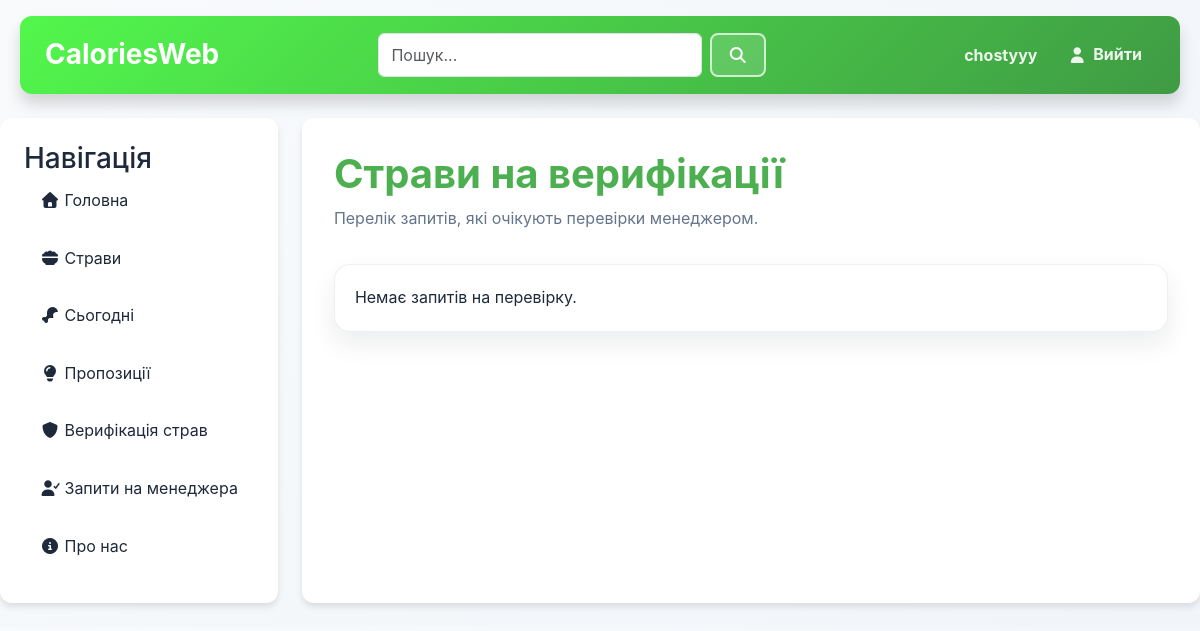
Before: /meals/verification/ (signed in) with the older database file.
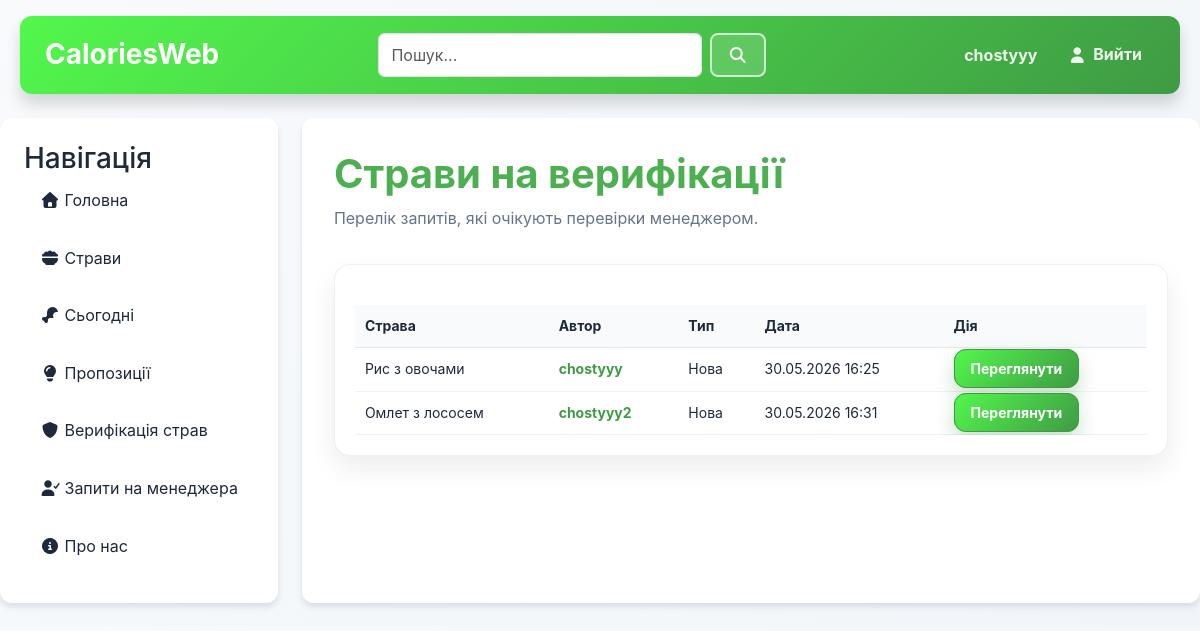
After: the same page with the newer database file.
### meals/models.py (models this page shows, shortened)
class MealVerification(models.Model):
    STATUS_CHOICES = [
        ('draft', 'Чернетка'),
        ('pending', 'На перевірці'),
        ('approved', 'Схвалено'),
        ('rejected', 'Відхилено'),
        ('banned', 'Заблоковано'),
    ]
    author = models.ForeignKey(User, on_delete=models.CASCADE, related_name='meal_verifications')
    original_meal = models.ForeignKey('Meal', on_delete=models.SET_NULL, null=True, blank=True, related_name='verification_requests')
    name = models.CharField(max_length=100)
    grams = models.PositiveIntegerField(default=100)
    recipe = models.TextField(null=True, blank=True)
    link = models.URLField(null=True, blank=True)
    image = models.ImageField(upload_to='meal_verifications/', null=True, blank=True)
    status = models.CharField(max_length=12, choices=STATUS_CHOICES, default='draft')
    created_at = models.DateTimeField(auto_now_add=True)
    reviewed_at = models.DateTimeField(null=True, blank=True)
    reviewed_by = models.ForeignKey(User, on_delete=models.SET_NULL, null=True, blank=True, related_name='verified_meals')
    review_comment = models.TextField(null=True, blank=True)

### meals/views.py (the view)
# urls.py: path('verification/', views.verification_list, name='verification_list'),
def verification_list(request):
    if not _can_verify_meals(request.user):
        return redirect("main:home")
    pending_items = MealVerification.objects.filter(status="pending").select_related(
        "author",
        "original_meal",
    ).order_by("created_at")
    return render(request, "meals/verification_list.html", {
        "pending_items": pending_items,
    })

### meals/views.py (called while the page is built)
def _get_user_details(user):
    if not user.is_authenticated:
        return None
    return getattr(user, "details", None)

def _is_admin(user):
    details = _get_user_details(user)
    return bool(details and details.role == "admin") or getattr(user, "is_superuser", False)

def _can_manage_meals(user):
    details = _get_user_details(user)
    return bool(details and details.account_status == "active" and not details.is_banned)

def _can_verify_meals(user):
    return _can_manage_meals(user) and (_is_admin(user) or _is_manager(user))

### meals/templates/meals/verification_list.html (shortened to what this page needs)
{% extends "main/layout.html" %}
{% load static %}
{% block extra_css %}
    <link rel="stylesheet" href="{% static 'meals/css/meal_detail.css' %}">
{% endblock %}
{% block content %}
    <h1>Страви на верифікації</h1>
    <p>Перелік запитів, які очікують перевірки менеджером.</p>
    <section class="meal-detail-card">
        {% if pending_items %}
            <div class="meal-detail-table-wrap">
                <table class="meal-detail-table">
                    <tr>
                        <th>Страва</th>
                        <th>Автор</th>
                        <th>Тип</th>
                        <th>Дата</th>
                        <th>Дія</th>
                    </tr>
                    {% for item in pending_items %}
                        <tr>
                            <td>{{ item.name }}</td>
                            <td><a class="profile-user-link" href="{% url 'user:user_detail' item.author.id %}">{{ item.author.username }}</a></td>
                            <td>{% if item.original_meal %}Оновлення{% else %}Нова{% endif %}</td>
                            <td>{{ item.created_at|date:"d.m.Y H:i" }}</td>
                            <td>
                                <a class="meal-detail-submit" href="{% url 'meals:verification_detail' item.id %}">Переглянути</a>
                            </td>
                        </tr>
                    {% endfor %}
                </table>
            </div>
        {% else %}
            <p>Немає запитів на перевірку.</p>
        {% endif %}
    </section>
{% endblock %}

Changed rows visible on the page:
added MealVerification: name "Рис з овочами", author.username "chostyyy", shows "Нова", created_at "30.05.2026 16:25"
added MealVerification: name "Омлет з лососем", author.username "chostyyy2", shows "Нова", created_at "30.05.2026 16:31"
Other visible differences:
text no longer shown: "Немає запитів на перевірку."
text now shown: "Страва Автор Тип Дата Дія"
